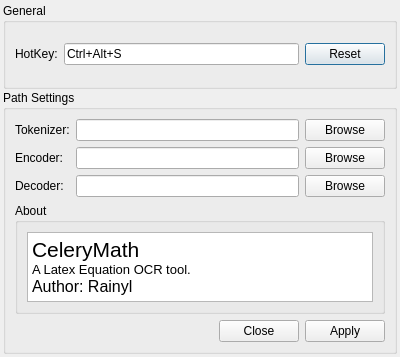
<?xml version="1.0" encoding="UTF-8"?>
<ui version="4.0">
 <class>diaglog_settings</class>
 <widget class="QDialog" name="diaglog_settings">
  <property name="geometry">
   <rect>
    <x>0</x>
    <y>0</y>
    <width>400</width>
    <height>357</height>
   </rect>
  </property>
  <property name="windowTitle">
   <string>Settings</string>
  </property>
  <layout class="QGridLayout" name="gridLayout_3">
   <property name="leftMargin">
    <number>3</number>
   </property>
   <property name="topMargin">
    <number>3</number>
   </property>
   <property name="rightMargin">
    <number>3</number>
   </property>
   <property name="bottomMargin">
    <number>3</number>
   </property>
   <property name="verticalSpacing">
    <number>3</number>
   </property>
   <item row="0" column="0">
    <layout class="QVBoxLayout" name="verticalLayout" stretch="1,3">
     <property name="spacing">
      <number>1</number>
     </property>
     <item>
      <widget class="QGroupBox" name="groupBox_2">
       <property name="title">
        <string>General</string>
       </property>
       <layout class="QGridLayout" name="gridLayout">
        <item row="0" column="0">
         <layout class="QHBoxLayout" name="horizontalLayout">
          <item>
           <widget class="QLabel" name="label_hotkey">
            <property name="text">
             <string>HotKey:</string>
            </property>
           </widget>
          </item>
          <item>
           <widget class="QKeySequenceEdit" name="kseq_screenshot">
            <property name="toolTip">
             <string>Click to change screenshot hotkey</string>
            </property>
            <property name="keySequence">
             <string>Ctrl+Alt+S</string>
            </property>
           </widget>
          </item>
          <item>
           <widget class="QPushButton" name="btn_hotkey_reset">
            <property name="text">
             <string>Reset</string>
            </property>
           </widget>
          </item>
         </layout>
        </item>
       </layout>
      </widget>
     </item>
     <item>
      <widget class="QGroupBox" name="groupBox">
       <property name="title">
        <string>Path Settings</string>
       </property>
       <layout class="QGridLayout" name="gridLayout_2">
        <item row="0" column="0">
         <layout class="QFormLayout" name="formLayout">
          <property name="verticalSpacing">
           <number>6</number>
          </property>
          <item row="0" column="0">
           <widget class="QLabel" name="label">
            <property name="text">
             <string>Tokenizer:</string>
            </property>
           </widget>
          </item>
          <item row="0" column="1">
           <layout class="QHBoxLayout" name="horizontalLayout_2">
            <item>
             <widget class="QLineEdit" name="ledit_tokenizer_path"/>
            </item>
            <item>
             <widget class="QPushButton" name="btn_tokenizer_path">
              <property name="text">
               <string>Browse</string>
              </property>
              <property name="flat">
               <bool>false</bool>
              </property>
             </widget>
            </item>
           </layout>
          </item>
          <item row="1" column="0">
           <widget class="QLabel" name="label_2">
            <property name="text">
             <string>Encoder:</string>
            </property>
           </widget>
          </item>
          <item row="1" column="1">
           <layout class="QHBoxLayout" name="horizontalLayout_3">
            <item>
             <widget class="QLineEdit" name="ledit_encoder_path"/>
            </item>
            <item>
             <widget class="QPushButton" name="btn_encoder_path">
              <property name="text">
               <string>Browse</string>
              </property>
             </widget>
            </item>
           </layout>
          </item>
          <item row="2" column="0">
           <widget class="QLabel" name="label_3">
            <property name="text">
             <string>Decoder:</string>
            </property>
           </widget>
          </item>
          <item row="2" column="1">
           <layout class="QHBoxLayout" name="horizontalLayout_4">
            <item>
             <widget class="QLineEdit" name="ledit_decoder_path"/>
            </item>
            <item>
             <widget class="QPushButton" name="btn_decoder_path">
              <property name="text">
               <string>Browse</string>
              </property>
             </widget>
            </item>
           </layout>
          </item>
         </layout>
        </item>
        <item row="2" column="0">
         <widget class="QDialogButtonBox" name="buttonBox">
          <property name="orientation">
           <enum>Qt::Horizontal</enum>
          </property>
          <property name="standardButtons">
           <set>QDialogButtonBox::Apply|QDialogButtonBox::Close</set>
          </property>
          <property name="centerButtons">
           <bool>false</bool>
          </property>
         </widget>
        </item>
        <item row="1" column="0">
         <widget class="QGroupBox" name="groupBox_3">
          <property name="title">
           <string>About</string>
          </property>
          <layout class="QGridLayout" name="gridLayout_4">
           <item row="0" column="0">
            <widget class="QTextBrowser" name="textBrowser">
             <property name="markdown">
              <string>CeleryMath

A Latex Equation OCR tool.

Author: Rainyl

</string>
             </property>
             <property name="html">
              <string>&lt;!DOCTYPE HTML PUBLIC &quot;-//W3C//DTD HTML 4.0//EN&quot; &quot;http://www.w3.org/TR/REC-html40/strict.dtd&quot;&gt;
&lt;html&gt;&lt;head&gt;&lt;meta name=&quot;qrichtext&quot; content=&quot;1&quot; /&gt;&lt;meta charset=&quot;utf-8&quot; /&gt;&lt;style type=&quot;text/css&quot;&gt;
p, li { white-space: pre-wrap; }
hr { height: 1px; border-width: 0; }
&lt;/style&gt;&lt;/head&gt;&lt;body style=&quot; font-family:'Microsoft YaHei UI'; font-size:9pt; font-weight:400; font-style:normal;&quot;&gt;
&lt;p align=&quot;justify&quot; style=&quot; margin-top:0px; margin-bottom:0px; margin-left:0px; margin-right:0px; -qt-block-indent:0; text-indent:0px;&quot;&gt;&lt;span style=&quot; font-size:16pt;&quot;&gt;CeleryMath&lt;/span&gt;&lt;/p&gt;
&lt;p align=&quot;justify&quot; style=&quot; margin-top:0px; margin-bottom:0px; margin-left:0px; margin-right:0px; -qt-block-indent:0; text-indent:0px;&quot;&gt;&lt;span style=&quot; font-size:10pt;&quot;&gt;A Latex Equation OCR tool.&lt;/span&gt;&lt;/p&gt;
&lt;p align=&quot;justify&quot; style=&quot; margin-top:0px; margin-bottom:0px; margin-left:0px; margin-right:0px; -qt-block-indent:0; text-indent:0px;&quot;&gt;&lt;span style=&quot; font-size:12pt;&quot;&gt;Author: Rainyl&lt;/span&gt;&lt;/p&gt;&lt;/body&gt;&lt;/html&gt;</string>
             </property>
            </widget>
           </item>
          </layout>
         </widget>
        </item>
       </layout>
      </widget>
     </item>
    </layout>
   </item>
  </layout>
 </widget>
 <resources/>
 <connections>
  <connection>
   <sender>buttonBox</sender>
   <signal>accepted()</signal>
   <receiver>diaglog_settings</receiver>
   <slot>accept()</slot>
   <hints>
    <hint type="sourcelabel">
     <x>248</x>
     <y>254</y>
    </hint>
    <hint type="destinationlabel">
     <x>157</x>
     <y>274</y>
    </hint>
   </hints>
  </connection>
  <connection>
   <sender>buttonBox</sender>
   <signal>rejected()</signal>
   <receiver>diaglog_settings</receiver>
   <slot>reject()</slot>
   <hints>
    <hint type="sourcelabel">
     <x>316</x>
     <y>260</y>
    </hint>
    <hint type="destinationlabel">
     <x>286</x>
     <y>274</y>
    </hint>
   </hints>
  </connection>
 </connections>
</ui>
